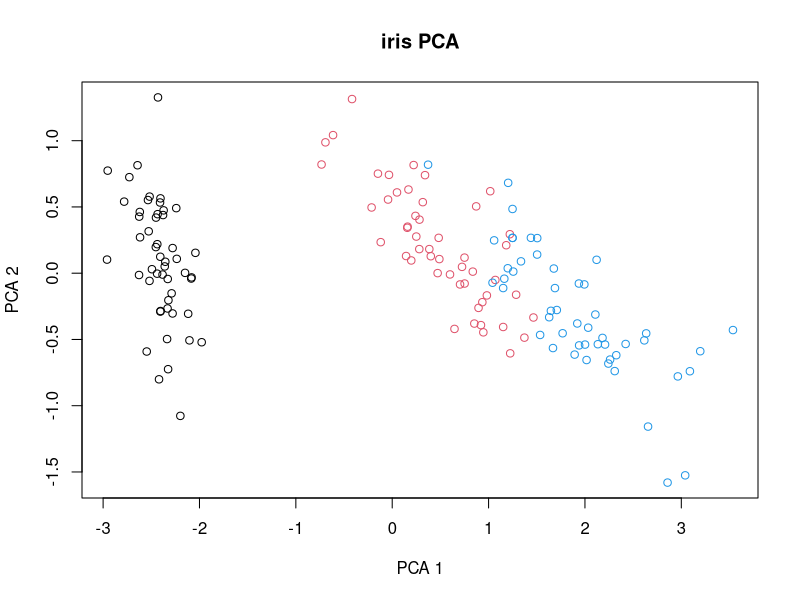

This chart was generated by the following R code:

## 11.3 inverse of R...
n <- 5;R <- qr.R(qr(matrix(runif(n*n),n,n))) ## get an R
Ri <- backsolve(R,diag(ncol(R))) ## solve R %*% Ri = I
range(R %*% Ri-diag(n))  ## check R %*% Ri = I

## 11.3 QQ^T = I and |A|=|A^T| so |Q|^2 = 1 => |Q|= +/-1

set.seed(0);n<-100; A <-matrix(runif(n*n),n,n)
R <- qr.R(qr(A))
prod(abs(diag(R)))
determinant(A,log=FALSE)

A <-A*1000
R <- qr.R(qr(A))
prod(abs(diag(R))) ## overflow
determinant(A,log=FALSE) ## overflow

sum(log(abs(diag(R)))) ## fine
determinant(A) ## fine

## 11.5.1

X <- sweep(as.matrix(iris[,1:4]),2,colMeans(iris[,1:4])) ## column centred data matrix
V <- t(X)%*%X/(nrow(X)-1) ## estimated covariance matrix
sd <- diag(V)^.5  ## standard deviation
C <- t(t(V/sd)/sd) ## form C=diag(1/sd)%*%V%*$diag(1/sd) efficiently
## Actually cor(iris[,1:4]) does the same!!
ec <- eigen(C)    ## eigen decompose the correlation matrix
U <- ec$vectors;lambda <- ec$values  ## exract eigenvectors and values
Z <- X %*% U;                        ## the principle co-ordinated 
plot(Z[,1],Z[,2],col=c(1,2,4)[as.numeric(iris$Species)],main="iris PCA",
     xlab="PCA 1",ylab="PCA 2")      ## plot first two components  
sum(lambda[1:2])/sum(lambda)
## ... first 2 components explain lower proportion than with cov based PCA

## 11.6 (X^TX)^{-1}^Ty = (VD^2V^T)^{-1}VDU^Ty=VD^{-2}V^TVDU^Ty = VD^{-1}U^Ty
X <- model.matrix(~group,PlantGrowth)
sx <- svd(X)
beta.hat <- sx$v%*%((t(sx$u)%*%PlantGrowth$weight)/sx$d)
beta.hat;coef(lm(weight~group,PlantGrowth))
